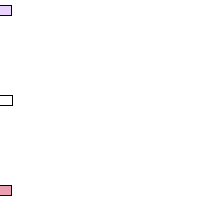
Frame 1 (no input)
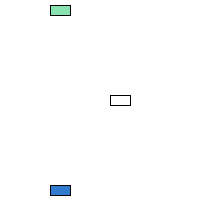
Frame 60 (the mouse pressed at the canvas centre just before this capture)
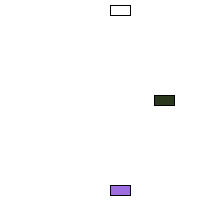
Frame 120 (the mouse held since frame 60 and released just before this capture)

The Processing sketch that drew these frames (run headless with seeded random() and noise(); from frame 60 on, the mouse is pressed at the canvas centre):

// Processing sketch: processing_166438
// ── processing_166438.pde

// Learning Processing
// Daniel Shiffman
// http://www.learningprocessing.com

// Example 8-2: Two Car objects

Car myCar1;
Car myCar2;
Car myCar3;// Two objects!
float r;
float g;
float b;
float a;

void setup() {
  size(200,200);

  myCar1 = new Car(color(255,255,255),0,100,2, 0); // Parameters go inside the parentheses when the object is constructed.
  myCar2 = new Car(color(255,255,255),0,10,1, 0);
  myCar3 = new Car(color(255,255,255),0,190,1, 0);
}

void draw() {
  background(255);
  myCar1.move();
  myCar1.display();
  myCar2.move();
  myCar2.display();
  myCar3.move();
  myCar3.display();
}

class Car { // Even though there are multiple objects, we still only need one class. No matter how many cookies we make, only one cookie cutter is needed.Isnâ€™t object-oriented programming swell?
  color c;
  float xpos;
  float ypos;
  float xspeed;
  float xspeed2; 

  Car(color tempC, float tempXpos, float tempYpos, float tempXspeed, float tempXspeed2) { // The Constructor is defined with arguments.
    c = tempC;
    xpos = tempXpos;
    ypos = tempYpos;
    xspeed = tempXspeed;
    xspeed2 = tempXspeed;
  }

  void display() {
    stroke(0);
    
    if (xspeed2==1) {
  r = random(255);
  g = random(255);
  b = random(255);
  a = random(255);
  fill(r,g,b,a);}else{
    fill(c);}
    rectMode(CENTER);
    rect(xpos,ypos,20,10);
  }
  

  void move() {
    //xspeed2=0;
    xpos = xpos + xspeed;
    if ((xpos > width) || (xpos<0)) {
      xspeed = xspeed*-1;
      
      xspeed2= 1; 
    } }
   
   
    
  }
